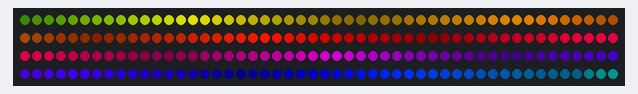
Simulated run of this sketch. Board: Arduino Uno, built with avr-gcc and run on an emulated ATmega328P. On the bench: 200 RGB LEDs in strip order, left to right, continuing on the next row. Random numbers use the default seed unless the sketch sets one.

Above: at 0.14 s.
At 9.74 s:
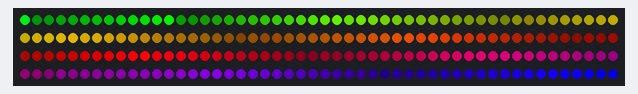
At 19.47 s:
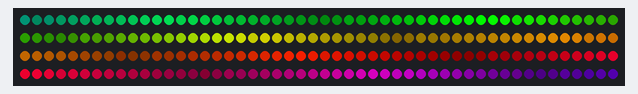
At 24.27 s:
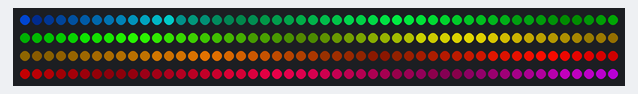
At 29.2 s:
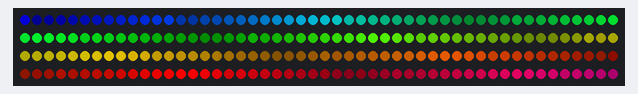
At 38.9 s:
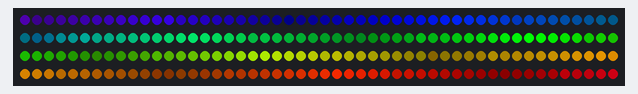

The sketch:

fastled_rainbow_fade_brightnessfade.ino
```cpp
#include "FastLED.h"

#define NUM_LEDS 200

#define DATA_PIN 3

CHSV hsvStart[NUM_LEDS];
CRGB leds[NUM_LEDS];
int brightnessFadeDir[NUM_LEDS];

int hueStart, sat, val;
int count;

void setup()
{
  FastLED.addLeds<WS2811, DATA_PIN, RGB>(leds, NUM_LEDS);
  hueStart = 0;
  sat = 255;
  val = 255;
  count = 0;
  hueStart = random8();
  // Generate random hue
  int j = 50;
  int k = 15;
  for (int i = 0; i < NUM_LEDS; i++)
  {
    if (i != 0)
      brightnessFadeDir[i] = brightnessFadeDir[i-1];
    hueStart -= 1;
    hsvStart[i] = CHSV(hueStart, sat, j);
    j += k;
    if (j > 253)
    {
      brightnessFadeDir[i] = -1;
      j = 255;
      k = -k;
    }
    if (j <= 50)
    {
      brightnessFadeDir[i] = 1;
      j = 50;
      k = -k;
    }
    leds[i] = hsvStart[i];
  }
}

void loop()
{
  if (count % 5 == 0)
  {
    for (int i = 0; i < NUM_LEDS; i++)
    {
      if (hsvStart[i].val > 253)
        brightnessFadeDir[i] = -1;
      if (hsvStart[i].val <= 50)
        brightnessFadeDir[i] = 1;

      if (brightnessFadeDir[i] > 0)
      {
        hsvStart[i].val += 1;
      }
      if (brightnessFadeDir[i] < 0)
      {
        hsvStart[i].val -= 1;
      }
      if (hsvStart[i].val < 50)
        hsvStart[i].val = 50;

      leds[i] = hsvStart[i];
    }
  }

  if (count % 40 == 0)
  {
    for (int i = 0; i < NUM_LEDS; i++)
    {
      hsvStart[i].hue++;
      leds[i] = hsvStart[i];
    }
  }

  if (count % 1000 == 0)
    count = 0;

  FastLED.show();

  count++;
}
```
